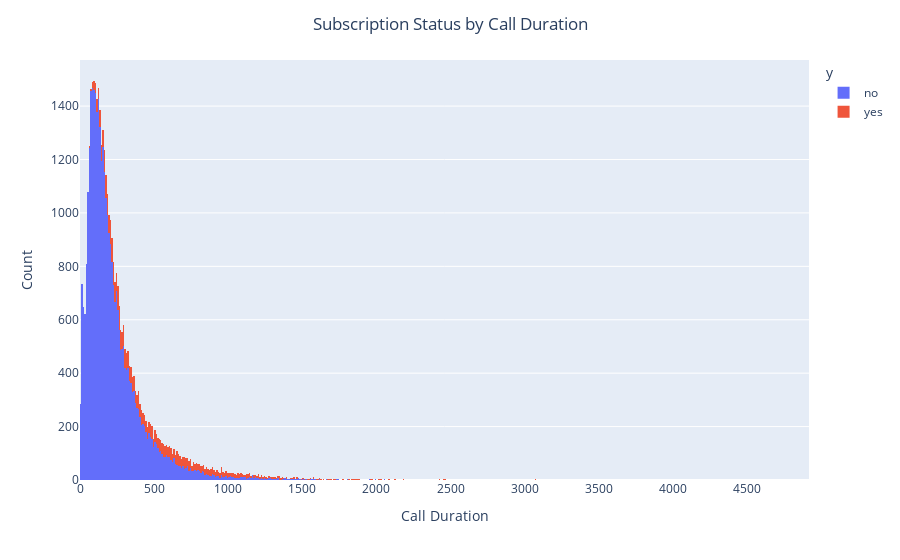

Write notebook code for a chart like this one.
### Code cell
# Subscription Status breakdown by Call Duration
fig = px.histogram(campaign_df, x='duration', color='y')
fig.update_layout(title={'text': 'Subscription Status by Call Duration','x': 0.5,'xanchor': 'center'},
                 xaxis_title_text='Call Duration', yaxis_title_text='Count')
fig.write_image("images/02_Subscription_Status_by_Call_Duration.png")
fig.write_html("plots/02_Subscription_Status_by_Call_Duration.html")
fig.show()

### Figure 1 — Plotly figure (JSON) as saved in the notebook; plotly's stock layout.template omitted (floating-point values rounded to 4 significant figures; data arrays with more than 128 entries replaced by an {"elided": "..."} marker saying what was removed)
{"data": [{"bingroup": "x", "hovertemplate": "y=no<br>duration=%{x}<br>count=%{y}<extra></extra>", "legendgroup": "no", "marker": {"color": "#636efa", "pattern": {"shape": ""}}, "name": "no", "orientation": "v", "showlegend": true, "type": "histogram", "x": {"elided": "36544 int values"}, "xaxis": "x", "yaxis": "y"}, {"bingroup": "x", "hovertemplate": "y=yes<br>duration=%{x}<br>count=%{y}<extra></extra>", "legendgroup": "yes", "marker": {"color": "#EF553B", "pattern": {"shape": ""}}, "name": "yes", "orientation": "v", "showlegend": true, "type": "histogram", "x": {"elided": "4640 int values"}, "xaxis": "x", "yaxis": "y"}], "layout": {"barmode": "relative", "legend": {"title": {"text": "y"}, "tracegroupgap": 0}, "margin": {"t": 60}, "title": {"text": "Subscription Status by Call Duration", "x": 0.5, "xanchor": "center"}, "xaxis": {"anchor": "y", "domain": [0, 1], "title": {"text": "Call Duration"}}, "yaxis": {"anchor": "x", "domain": [0, 1], "title": {"text": "Count"}}}}
